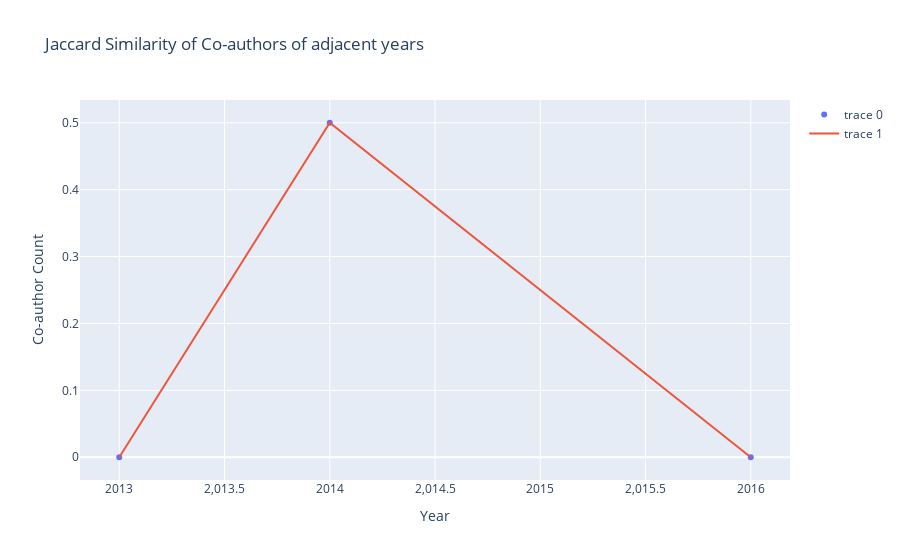

This figure's notebook cell:
### Code cell
fig1.update_layout(title = 'Jaccard Similarity of Co-authors of adjacent years', xaxis_title = 'Year', yaxis_title = 'Co-author Count')

### Figure 1 — Plotly figure (JSON) as saved in the notebook; plotly's stock layout.template omitted (floating-point values rounded to 4 significant figures)
{"data": [{"mode": "markers", "type": "scatter", "x": [2013, 2014, 2016], "y": [0, 0.5, 0]}, {"mode": "lines", "type": "scatter", "x": [2013, 2014, 2016], "y": [0, 0.5, 0]}], "layout": {"title": {"text": "Jaccard Similarity of Co-authors of adjacent years"}, "xaxis": {"title": {"text": "Year"}}, "yaxis": {"title": {"text": "Co-author Count"}}}}
